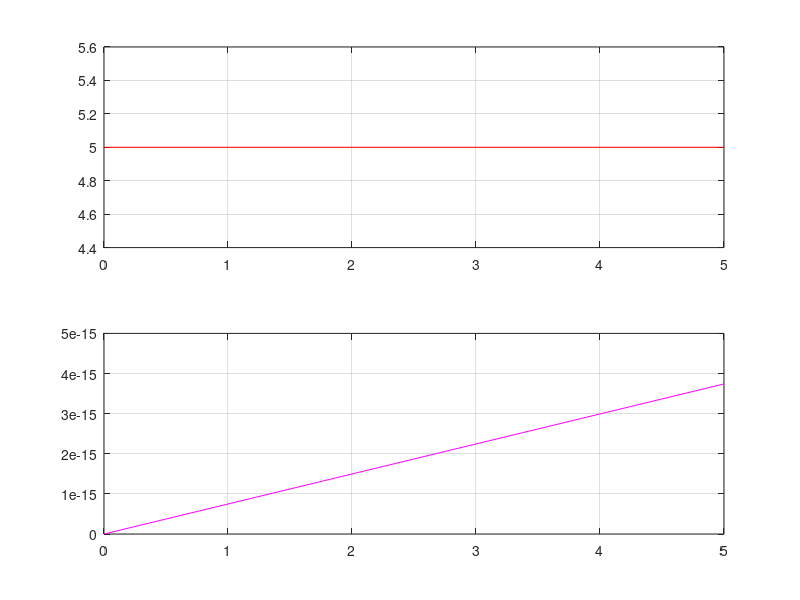

Reproduce this figure in MATLAB.
% Clean :
clc 
clear all
close all 

% Inputs
A = input('Give the Amplitude A value: ');
N = input('Give the N value: ');
f0 = input ('Give the frequancy f0 value: ');
pas = input('Give the jump  pas value: ');
t = 0:pas:N ;

% Signal x(t) function :
x = A*square(2*pi*f0*t);
subplot(2,1,1)
plot(t,x,'r')
grid on 

% fourier series : 
k = input('Give the value of k: ');
X = 0;
w = 2*pi*f0;
Cn = 0;

for n=0 :k
    X = X+(4/(2*(2*n+1)*pi))*(sin((2*n+1)*pi*t));
end

subplot(2,1,2)
plot(t,X,'m')
grid on 

%End.







